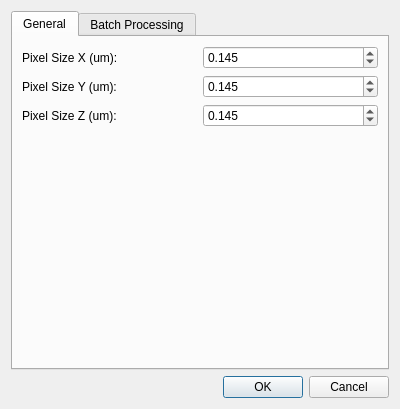
<?xml version="1.0" encoding="UTF-8"?>
<ui version="4.0">
 <class>DialogPreferences</class>
 <widget class="QDialog" name="DialogPreferences">
  <property name="geometry">
   <rect>
    <x>0</x>
    <y>0</y>
    <width>400</width>
    <height>409</height>
   </rect>
  </property>
  <property name="windowTitle">
   <string>Preferences</string>
  </property>
  <layout class="QVBoxLayout" name="verticalLayout">
   <item>
    <widget class="QTabWidget" name="tabWidget">
     <property name="currentIndex">
      <number>0</number>
     </property>
     <widget class="QWidget" name="tabGeneral">
      <attribute name="title">
       <string>General</string>
      </attribute>
      <layout class="QVBoxLayout" name="verticalLayout_2">
       <item>
        <layout class="QHBoxLayout" name="horizontalLayout">
         <item>
          <widget class="QLabel" name="label">
           <property name="text">
            <string>Pixel Size X (um):</string>
           </property>
          </widget>
         </item>
         <item>
          <widget class="QDoubleSpinBox" name="doubleSpinBoxPixelSizeX">
           <property name="decimals">
            <number>3</number>
           </property>
           <property name="minimum">
            <double>0.010000000000000</double>
           </property>
           <property name="maximum">
            <double>20.000000000000000</double>
           </property>
           <property name="singleStep">
            <double>0.001000000000000</double>
           </property>
           <property name="value">
            <double>0.145000000000000</double>
           </property>
          </widget>
         </item>
        </layout>
       </item>
       <item>
        <layout class="QHBoxLayout" name="horizontalLayout_2">
         <item>
          <widget class="QLabel" name="label_2">
           <property name="text">
            <string>Pixel Size Y (um):</string>
           </property>
          </widget>
         </item>
         <item>
          <widget class="QDoubleSpinBox" name="doubleSpinBoxPixelSizeY">
           <property name="decimals">
            <number>3</number>
           </property>
           <property name="minimum">
            <double>0.010000000000000</double>
           </property>
           <property name="maximum">
            <double>20.000000000000000</double>
           </property>
           <property name="singleStep">
            <double>0.001000000000000</double>
           </property>
           <property name="value">
            <double>0.145000000000000</double>
           </property>
          </widget>
         </item>
        </layout>
       </item>
       <item>
        <layout class="QHBoxLayout" name="horizontalLayout_3">
         <item>
          <widget class="QLabel" name="label_3">
           <property name="text">
            <string>Pixel Size Z (um):</string>
           </property>
          </widget>
         </item>
         <item>
          <widget class="QDoubleSpinBox" name="doubleSpinBoxPixelSizeZ">
           <property name="decimals">
            <number>3</number>
           </property>
           <property name="minimum">
            <double>0.010000000000000</double>
           </property>
           <property name="maximum">
            <double>20.000000000000000</double>
           </property>
           <property name="value">
            <double>0.145000000000000</double>
           </property>
          </widget>
         </item>
        </layout>
       </item>
       <item>
        <spacer name="verticalSpacer">
         <property name="orientation">
          <enum>Qt::Vertical</enum>
         </property>
         <property name="sizeHint" stdset="0">
          <size>
           <width>20</width>
           <height>162</height>
          </size>
         </property>
        </spacer>
       </item>
      </layout>
     </widget>
     <widget class="QWidget" name="tabAutoProcessing">
      <attribute name="title">
       <string>Batch Processing</string>
      </attribute>
      <layout class="QVBoxLayout" name="verticalLayout_3">
       <item>
        <widget class="QGroupBox" name="groupBoxPerformance">
         <property name="title">
          <string>Performance Settings</string>
         </property>
         <layout class="QFormLayout" name="formLayout">
          <item row="0" column="0">
           <widget class="QLabel" name="labelBatchSize">
            <property name="text">
             <string>Inference Batch size:</string>
            </property>
           </widget>
          </item>
          <item row="0" column="1">
           <widget class="QSpinBox" name="spinBoxBatchSize">
            <property name="toolTip">
             <string>Number of images to process simultaneously</string>
            </property>
            <property name="minimum">
             <number>1</number>
            </property>
            <property name="maximum">
             <number>20</number>
            </property>
            <property name="value">
             <number>5</number>
            </property>
           </widget>
          </item>
         </layout>
        </widget>
       </item>
       <item>
        <spacer name="verticalSpacer_2">
         <property name="orientation">
          <enum>Qt::Vertical</enum>
         </property>
         <property name="sizeHint" stdset="0">
          <size>
           <width>20</width>
           <height>40</height>
          </size>
         </property>
        </spacer>
       </item>
      </layout>
     </widget>
    </widget>
   </item>
   <item>
    <widget class="QDialogButtonBox" name="buttonBox">
     <property name="orientation">
      <enum>Qt::Horizontal</enum>
     </property>
     <property name="standardButtons">
      <set>QDialogButtonBox::Cancel|QDialogButtonBox::Ok</set>
     </property>
    </widget>
   </item>
  </layout>
 </widget>
 <resources/>
 <connections>
  <connection>
   <sender>buttonBox</sender>
   <signal>accepted()</signal>
   <receiver>DialogPreferences</receiver>
   <slot>accept()</slot>
   <hints>
    <hint type="sourcelabel">
     <x>248</x>
     <y>254</y>
    </hint>
    <hint type="destinationlabel">
     <x>157</x>
     <y>274</y>
    </hint>
   </hints>
  </connection>
  <connection>
   <sender>buttonBox</sender>
   <signal>rejected()</signal>
   <receiver>DialogPreferences</receiver>
   <slot>reject()</slot>
   <hints>
    <hint type="sourcelabel">
     <x>316</x>
     <y>260</y>
    </hint>
    <hint type="destinationlabel">
     <x>286</x>
     <y>274</y>
    </hint>
   </hints>
  </connection>
 </connections>
</ui>
